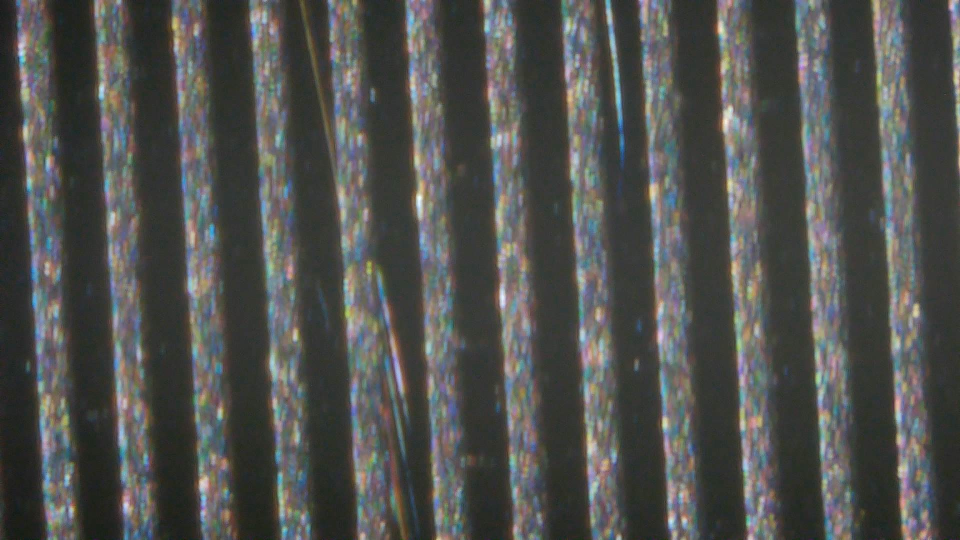
#> input picture data_processing/test2.jpg, 1920 x 1080 px (shown at 1/2 size)
$ jupyter execute distance_in_pixels.ipynb
#> lines starting #> are read from the running program, lines starting #| are printed output that depends on the picture; after the words box and inside, x2 and y2 are one past the last pixel; in counts of white or black regions, pixels touching at a corner belong together
[cell 1]
import os
from PIL import Image
import matplotlib.pyplot as plt
import numpy as np
import math
import cv2

[cell 2]
image_save_dir = 'test2.jpg'
image = Image.open(image_save_dir)
#> image is the input picture: PIL image 1920x1080 RGB; mean R, G, B 80.1, 81.3, 78.7

[cell 3]
#display(img)

org_image_array = np.array(image)

# calculate images and rows
rows = org_image_array.shape[0]
#> rows = 1080
column = org_image_array.shape[1]
#> column = 1920

print(rows,column)
#| 1080 1920

[cell 4]
x = 0
while x < rows:
    y = 0
    t = 0
    #while y < 24:
    #    org_image_array[x,t+x//10,:] = 0
    #    y = y+1
    #    t = y*26

    org_image_array[x,252+x//17,:] = 250
    org_image_array[x,257+x//17,:] = 250
    org_image_array[x,410+x//17,:] = 250

    x = x +1
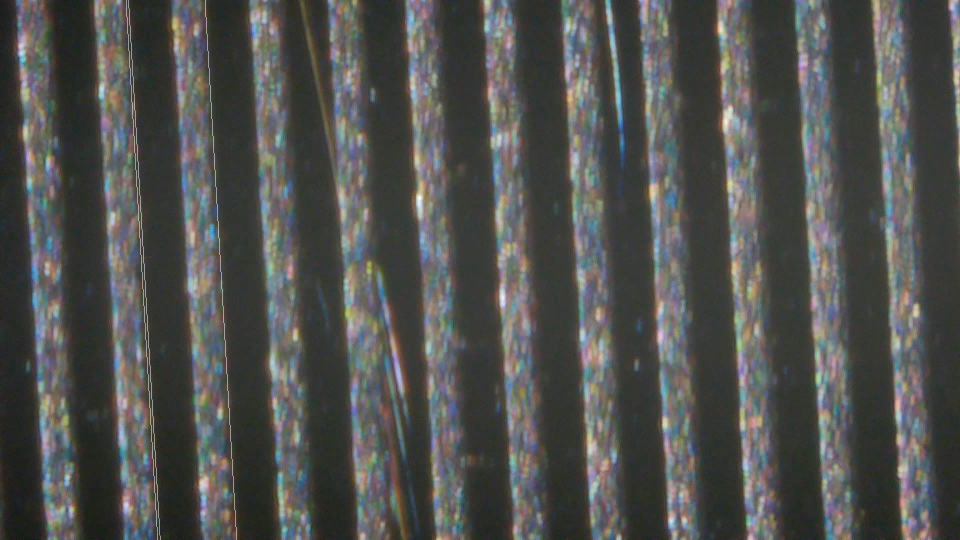
#> org_image_array: shape (1080, 1920, 3) (shown at 1/2 size); 0.16% of pixels changed, all inside (x1, y1, x2, y2) = (252, 0, 474, 1080)
#> after the loop, x = 1080

image_from_array = Image.fromarray(org_image_array)
image_from_array

[cell 5]
theta = math.atan(1/17)
print((410-252)*math.cos(theta), "pix = 80 micrometers" )
print()

[cell 6]
print("1 pix = ", 80/157.72 ,"micrometers" )

[cell 7]
print(round(2.8689/0.50722,2),"X Magnification gain")

#### 157.727 pix = 80 $\mu m$

#### 1 pix =  0.5072 $\mu m$

5.66 X Magnification gain

[cell 8]
image_cv = cv2.imread(image_save_dir)
